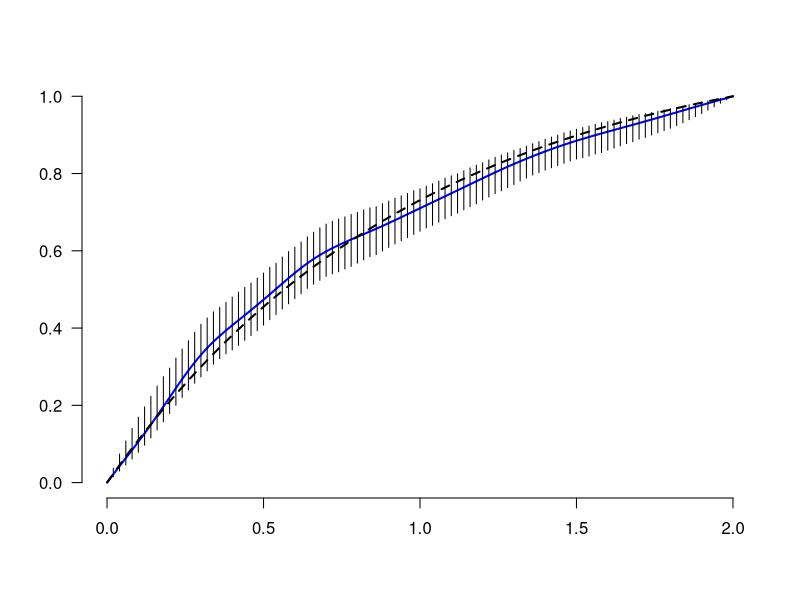
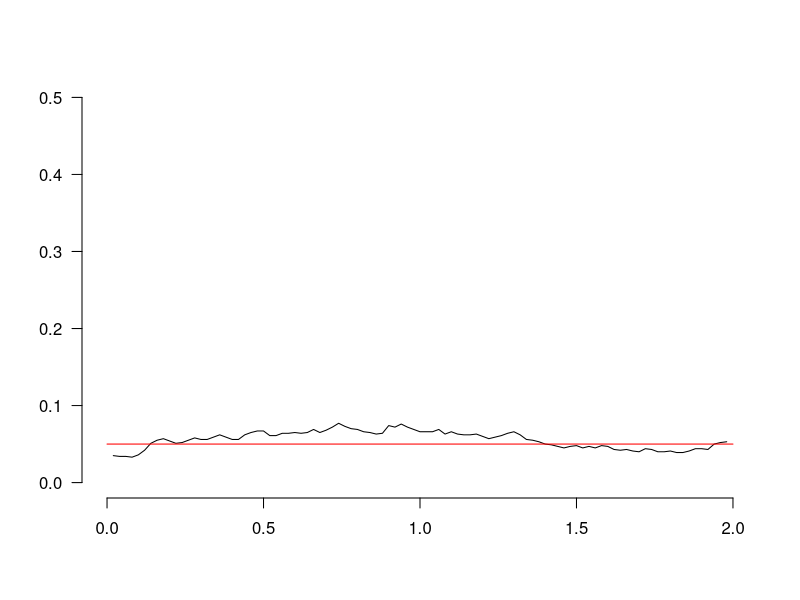

The R script that drew these images, in order:
	B<-read.table("MLE1000.txt")
	C<-read.table("SMLE1000.txt")
   	D<-read.table("CI_SMLE1000.txt")
   	E<-read.table("percentages1000.txt")
  
   x1<-B[,1]
   z1<-B[,2]
   x2<-C[,1]
   z2<-C[,2]
   x3<-D[,1]
   t1<-D[,2]
   u1<-D[,3]
   
   f <- function(x) {1-exp(-x)}/{1-exp(-2)}
   x0 <-seq(0,2,by=0.01)
   y0<-f(x0)
   
   plot(c(-100,-100),xlim=c(0,2), ylim=c(0,max(u1)), main= "",ylab="",xlab="",bty="n",las=1)
   #lines(x1,z1,lwd=2,type ="s",col="red")
   lines(x2, z2,lwd=2,col="blue")
   lines(x0, y0,lwd=2,lty=2)
   segments(x3,t1,x3,u1)


   	x1<-E[,1]
   	y1<-E[,2]
   	  	
   	plot(c(-10000,-10000),xlim=c(0.0,2), ylim=c(0.0,0.5), main= "", ylab="",xlab="",bty="n",las=1)
	lines(x1,y1,lty=1)
	lines(c(0,2),c(0.05,0.05),col="red")
	
